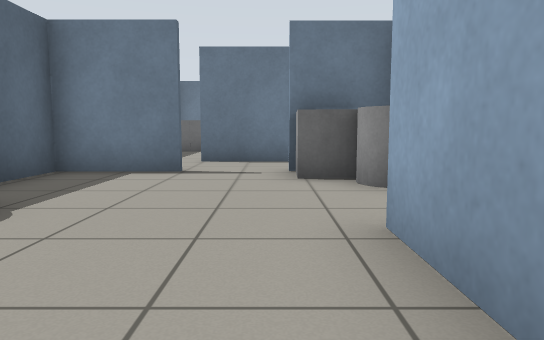
[1] (above)

24 first-person views from a walk through a Gazebo world. The camera is 0.72 m above the floor, tilts 6° down and sees 70° across. The floor is counted in squares, 1 m on a side. Each view is taken from the middle of a square. On the plan, view 1 faces up. The plan holds only what a view shows up to about 11 squares ahead; the rest is blank.

[2]
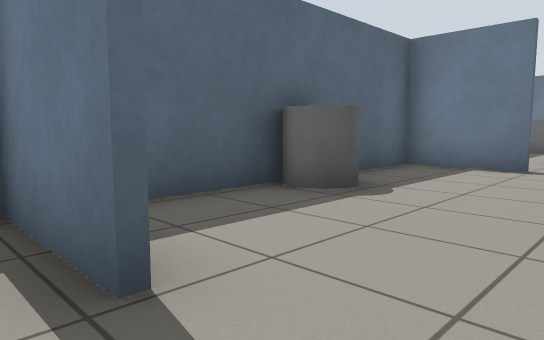

[3]
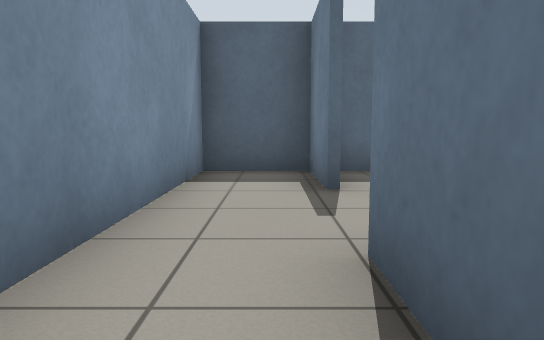

[4]
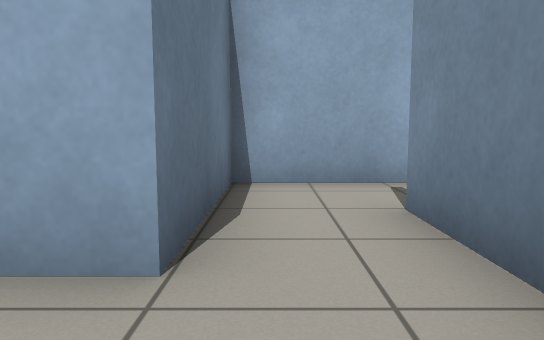

[5]
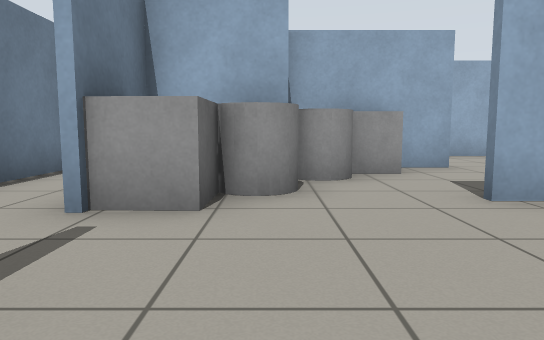

[6]
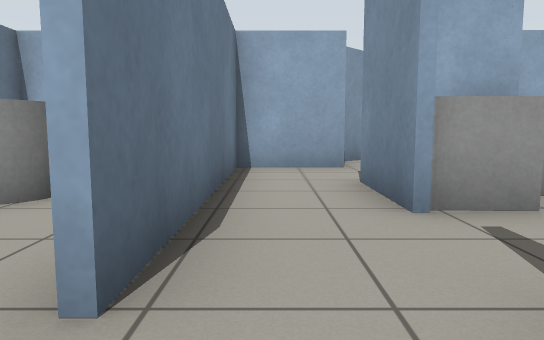

[7]
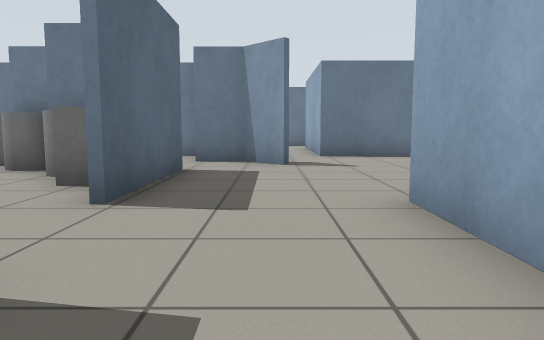

[8]
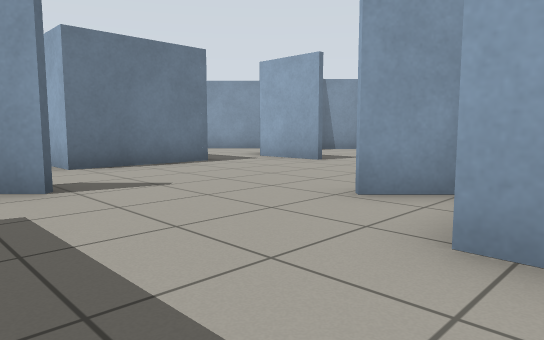

[9]
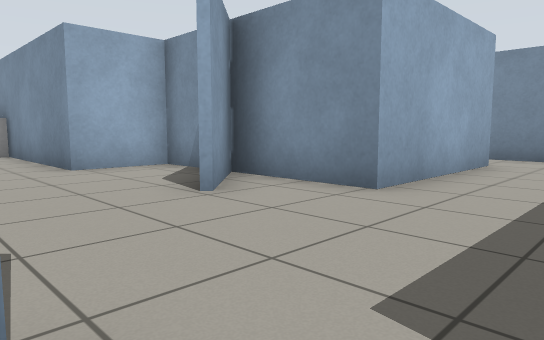

[10]
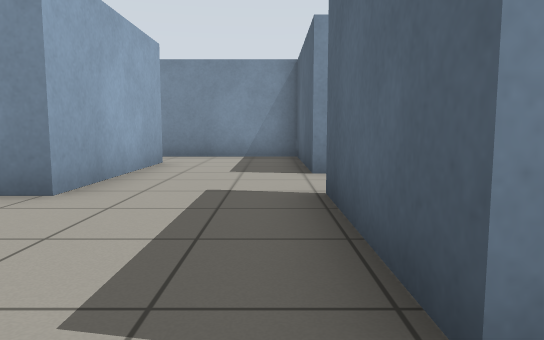

[11]
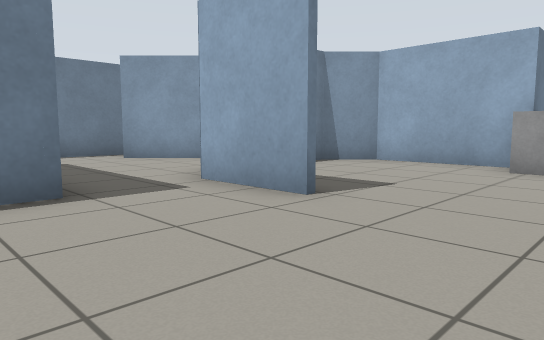

[12]
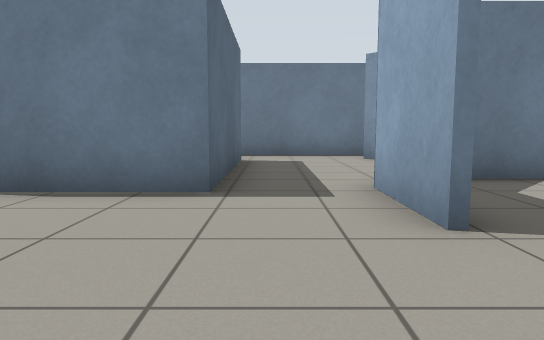

[13]
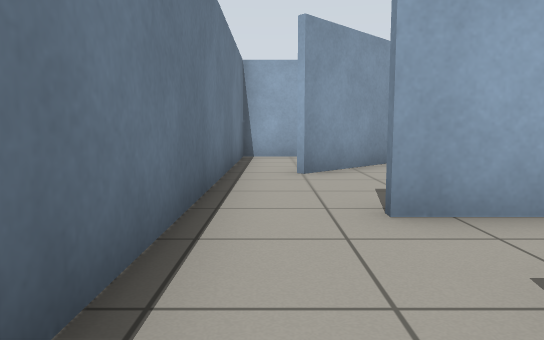

[14]
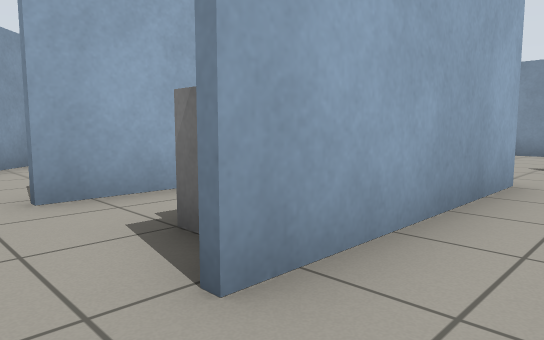

[15]
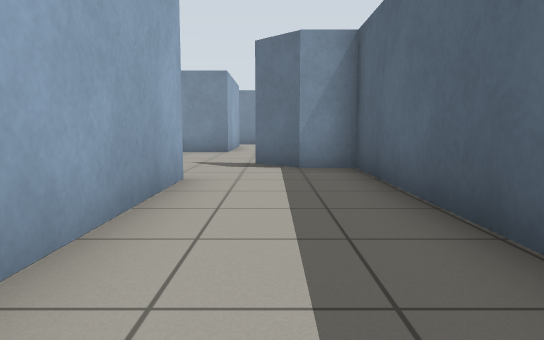

[16]
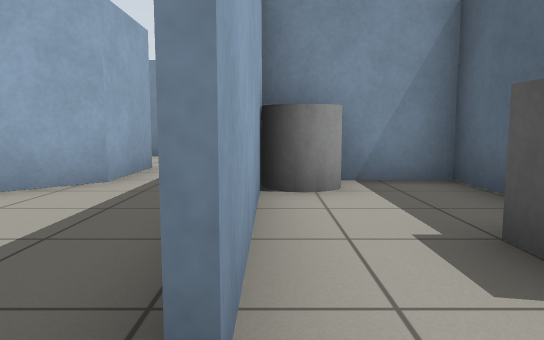

[17]
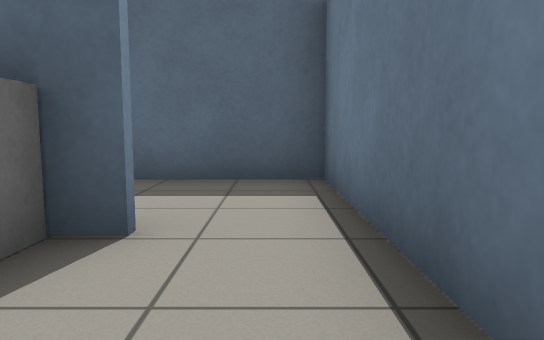

[18]
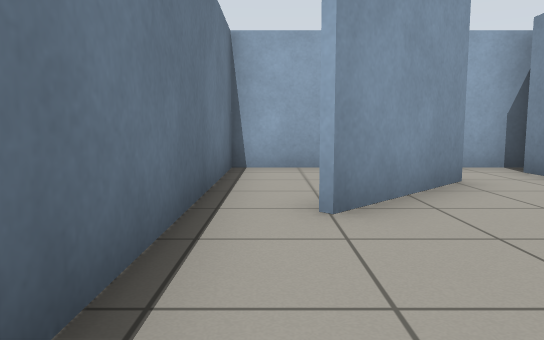

[19]
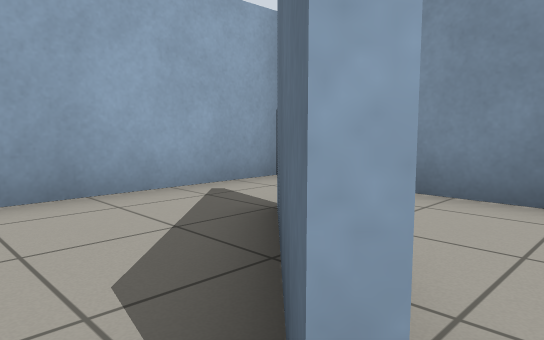

[20]
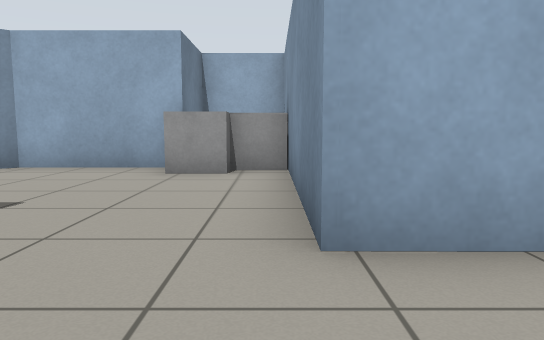

[21]
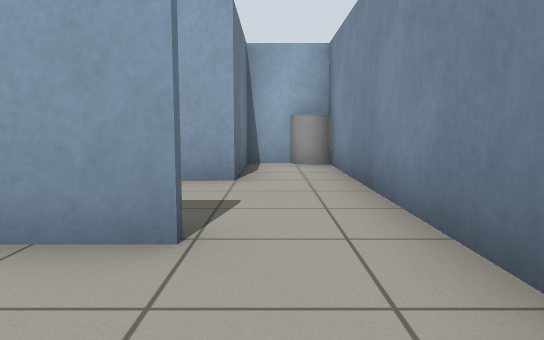

[22]
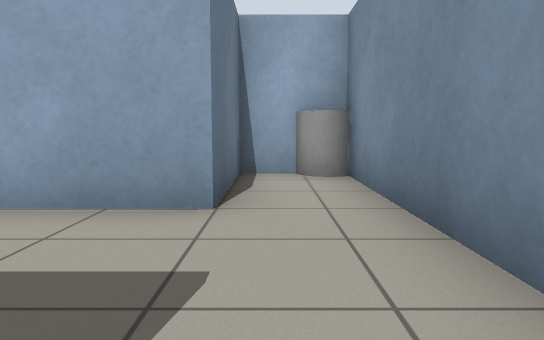

[23]
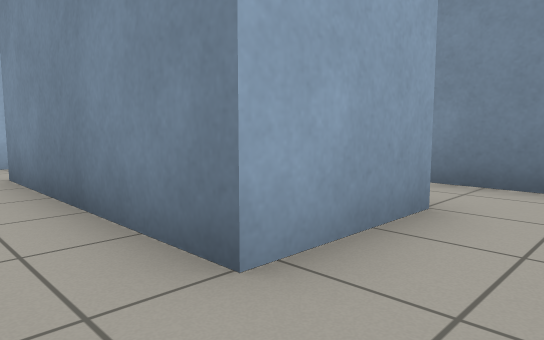

[24]
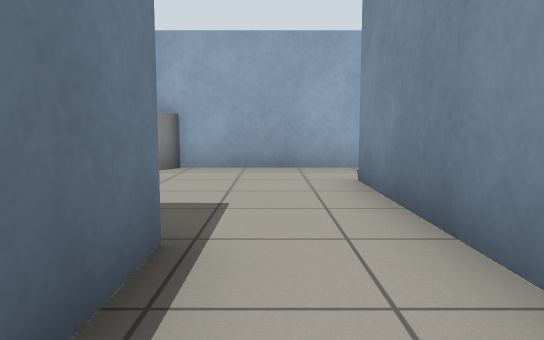

### Floor plan
Points are (right, up) in squares from view 1. A wall is a line through its corners. A room is listed if a view was taken in it or the views show most of it. See-through windows are left out.
Room 1 (views 1, 2, 4)
walls: (-1.5, -0.5) (-3.7, -0.4) (-3.7, -2.2) (0.5, -2.2); (0.8, -0.5) (0.8, 0.5)
ways out: opening at (1.5, -1) to room 2; opening at (-0.5, 0) to room 3
Room 2 (view 3)
walls: (0.5, -2.2) (2.5, -2.2); (4.2, -1.5) (4.2, -0.5) (0.8, -0.5)
ways out: opening at (1.5, -1) to room 1; opening at (3, -2)
Room 3 (view 5)
walls: (-1.5, 6.6) (-3.7, 6.6) (-3.7, 0.1); (2.1, 5.4) (2.1, 6.6) (0.3, 6.6); (0.8, 0.5) (0.8, 2.9)
ways out: opening at (-0.5, 0) to room 1; opening at (-0.5, 7) to room 4; opening at (2, 4) to room 5
objects: grey cylinder (-3, 3); grey cylinder (1, 5) to (2, 5); grey box (1, 6)
Room 4 (view 6)
walls: (0.6, 8.7) (-1.6, 8.7)
ways out: opening at (-0.5, 7) to room 3; opening at (1.5, 8) to room 13; opening at (-2.5, 9)
Room 5 (views 7, 8, 9, 10, 11, 12, 20, 21, 22)
walls: (6.3, 5.7) (5.4, 6.6) (4.2, 6.6); (4.2, 1.6) (4.2, 4.7); (4.4, 5) (4.4, 1.6); (4.4, -0.2) (4.4, -3.6); (5.4, 6.8) (6.4, 5.8); (7.4, -2.5) (7.4, 1.8) (12.2, 1.8) (12.2, 3.7); (9.8, 8.4) (7.4, 8.4); (12.2, 6.7) (12.3, 8.7); (4.3, -4.2) (7.5, -4.2)
ways out: opening at (2, 4) to room 3; opening at (10.5, 8) to room 7; opening at (8, -3) to room 9; opening at (12, 5.5) to room 10; opening at (4, 6)
objects: grey box (3, 3) to (4, 3); grey cylinder (3, 4)
Room 6 (views 13, 14, 15)
walls: (7.4, 8.4) (7.4, 13.1); (7.4, 14.8) (4.4, 14.8) (4.4, 6.8) (5.4, 6.8)
ways out: opening at (7, 14) to room 7
Room 7 (views 16, 17, 18)
walls: (10.3, 10.4) (10.3, 9.4); (7.4, 10.4) (7.4, 8.5) (9.8, 8.5); (10.1, 9.6) (10.1, 13.1); (7.4, 13.1) (7.4, 12.2); (10.6, 14.8) (7.4, 14.8)
ways out: opening at (10.5, 8) to room 5; opening at (7, 14) to room 6; opening at (10, 14) to room 8; opening at (11, 10) to room 8
objects: grey box (8, 12); grey cylinder (9, 9) to (10, 9)
Room 8 (view 19)
walls: (10.3, 13.1) (10.3, 10.4); (13.6, 9.8) (15.5, 9.8); (13.6, 14.8) (10.6, 14.8); (12.3, 8.7) (13.2, 9.6); (15.4, 11.3) (13.2, 13.5)
ways out: opening at (10, 14) to room 7; opening at (11, 10) to room 7; opening at (13, 14) to room 12; opening at (14.5, 11) to room 12
Room 9 (views 23, 24)
walls: (10.1, 1.8) (8.6, 3.3); (12.4, 1.7) (10.9, 1.7); (7.5, -4.2) (12.5, -4.2); (13.3, -3.5) (13.3, -2.5) (10.4, -2.5) (10.4, -0.2) (12.6, -0.2)
ways out: opening at (8, -3) to room 5; opening at (11.5, 1) to room 11
Room 10 (no view inside)
walls: (12.2, 3.7) (16.5, 3.7); (19.4, 4.5) (19.4, 5.7) (17.3, 5.7) (17.3, 8.8) (16.4, 9.7) (13.9, 9.7)
ways out: opening at (12, 5.5) to room 5
objects: grey box (17, 5)
Room 11 (no view inside)
walls: (17.3, 0.5) (17.3, 2.5); (12.6, -0.2) (15.5, -0.2)
ways out: opening at (11.5, 1) to room 9; opening at (16.5, 0)
objects: grey cylinder (17, 3) to (18, 3)
Room 12 (no view inside)
walls: (13.3, 13.6) (15.2, 11.7); (15.5, 9.8) (16.5, 9.8); (17.3, 9.3) (17.3, 14.8) (13.6, 14.8)
ways out: opening at (13, 14) to room 8; opening at (14.5, 11) to room 8
Room 13 (no view inside)
walls: (0.2, 6.8) (2.4, 6.8); (4.2, 7.5) (4.2, 8.7) (0.6, 8.7)
ways out: opening at (1.5, 8) to room 4; opening at (3, 7)

Positions as (right, up) in squares from view 1, and headings:
1: (0, 0), facing up
2: (0, -1), facing up-left
3: (3, -1), facing left
4: (-1, -1), facing right
5: (-3, 5), facing right
6: (-3, 8), facing right
7: (6, -2), facing up
8: (5, 1), facing up-right
9: (5, 6), facing down-right
10: (5, 6), facing down
11: (9, 4), facing up-right
12: (11, 4), facing up
13: (7, 14), facing right
14: (6, 14), facing down-right
15: (6, 14), facing down
16: (10, 14), facing down
17: (10, 14), facing left
18: (10, 14), facing right
19: (13, 14), facing down-right
20: (10, 4), facing right
21: (5, -3), facing right
22: (7, -3), facing right
23: (9, 1), facing down-right
24: (10, 1), facing right
